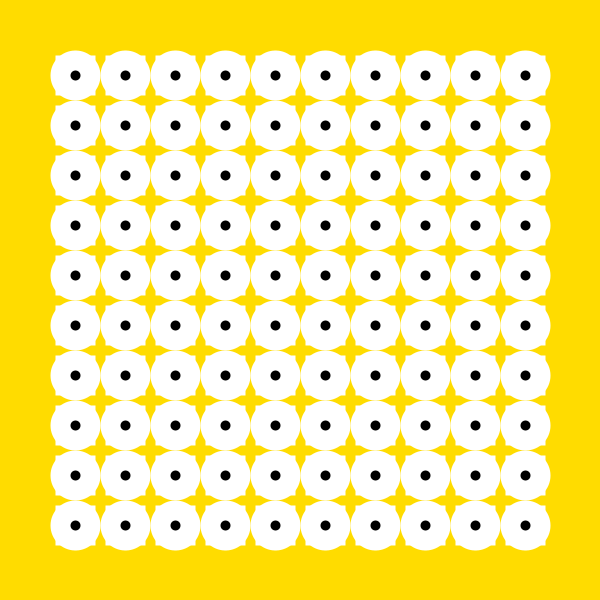
Frame 1 (no input)
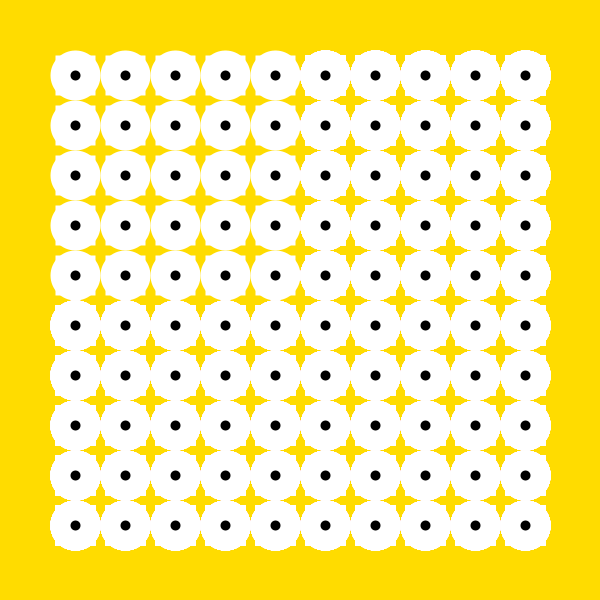
Frame 60 (the mouse pressed at the canvas centre just before this capture)
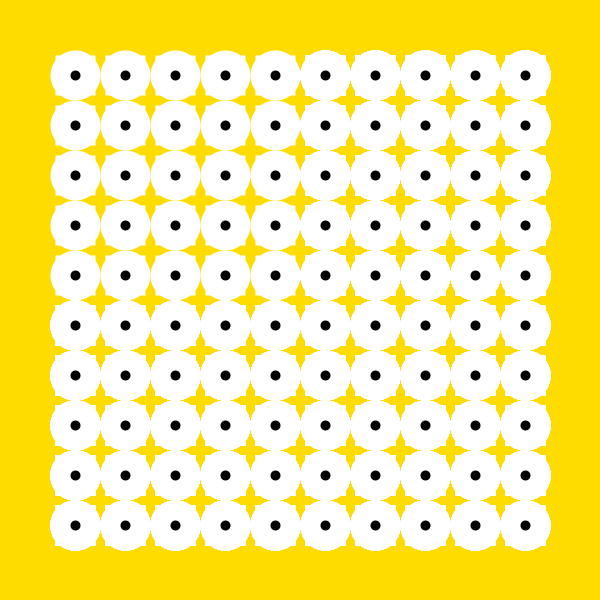
Frame 120 (the mouse held since frame 60 and released just before this capture)

The Processing sketch that drew these frames (run headless with seeded random() and noise(); from frame 60 on, the mouse is pressed at the canvas centre):

// Processing sketch: processing_143469
// ── processing_143469.pde

// KU DYNAMIC MEDIA
// CHOI In Seo
//201420113
 

 
void setup(){
  size(600,600);
  background(0);
//  noLoop();
}
 
void draw(){
  noStroke();
  fill(599.25,220.9,0); 
  rect(0,0,width,height);
  rectMode(CENTER);
for (int i = 75; i < width-25; i = i + 50) {
    for (int j = 75; j < height-25; j = j + 50) {
      stroke(255);
      strokeWeight(20);
      noFill();
      rectMode(CENTER);
      rect(i,j,10,10);
      fill(0);
      rect(i,j,20,20);
      fill(0);
      ellipse(i,j,30,30);
     }
  }
   

  }
